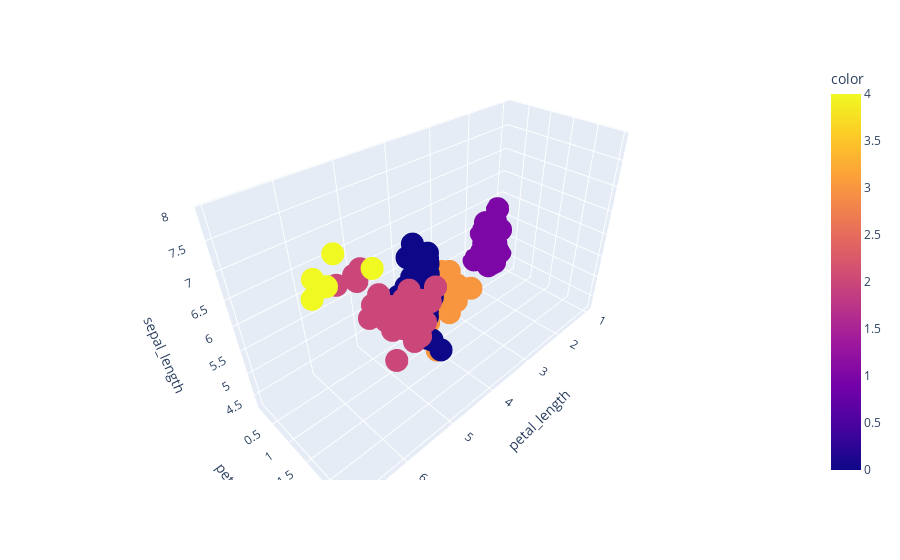

Here is the notebook cell this chart was saved with:
### Code cell
fig=px.scatter_3d(dt,x="petal_length",y="petal_width",z="sepal_length",color=mod.labels_)
fig.show()

### Figure 1 — Plotly figure (JSON) as saved in the notebook; plotly's stock layout.template omitted (floating-point values rounded to 4 significant figures; data arrays with more than 128 entries replaced by an {"elided": "..."} marker saying what was removed)
{"data": [{"hovertemplate": "petal_length=%{x}<br>petal_width=%{y}<br>sepal_length=%{z}<br>color=%{marker.color}<extra></extra>", "legendgroup": "", "marker": {"color": {"elided": "150 int values"}, "coloraxis": "coloraxis", "symbol": "circle"}, "mode": "markers", "name": "", "scene": "scene", "showlegend": false, "type": "scatter3d", "x": {"elided": "150 float values"}, "y": {"elided": "150 float values"}, "z": {"elided": "150 float values"}}], "layout": {"coloraxis": {"colorbar": {"title": {"text": "color"}}, "colorscale": [[0, "#0d0887"], [0.1111, "#46039f"], [0.2222, "#7201a8"], [0.3333, "#9c179e"], [0.4444, "#bd3786"], [0.5556, "#d8576b"], [0.6667, "#ed7953"], [0.7778, "#fb9f3a"], [0.8889, "#fdca26"], [1, "#f0f921"]]}, "legend": {"tracegroupgap": 0}, "margin": {"t": 60}, "scene": {"domain": {"x": [0, 1], "y": [0, 1]}, "xaxis": {"title": {"text": "petal_length"}}, "yaxis": {"title": {"text": "petal_width"}}, "zaxis": {"title": {"text": "sepal_length"}}}}}
